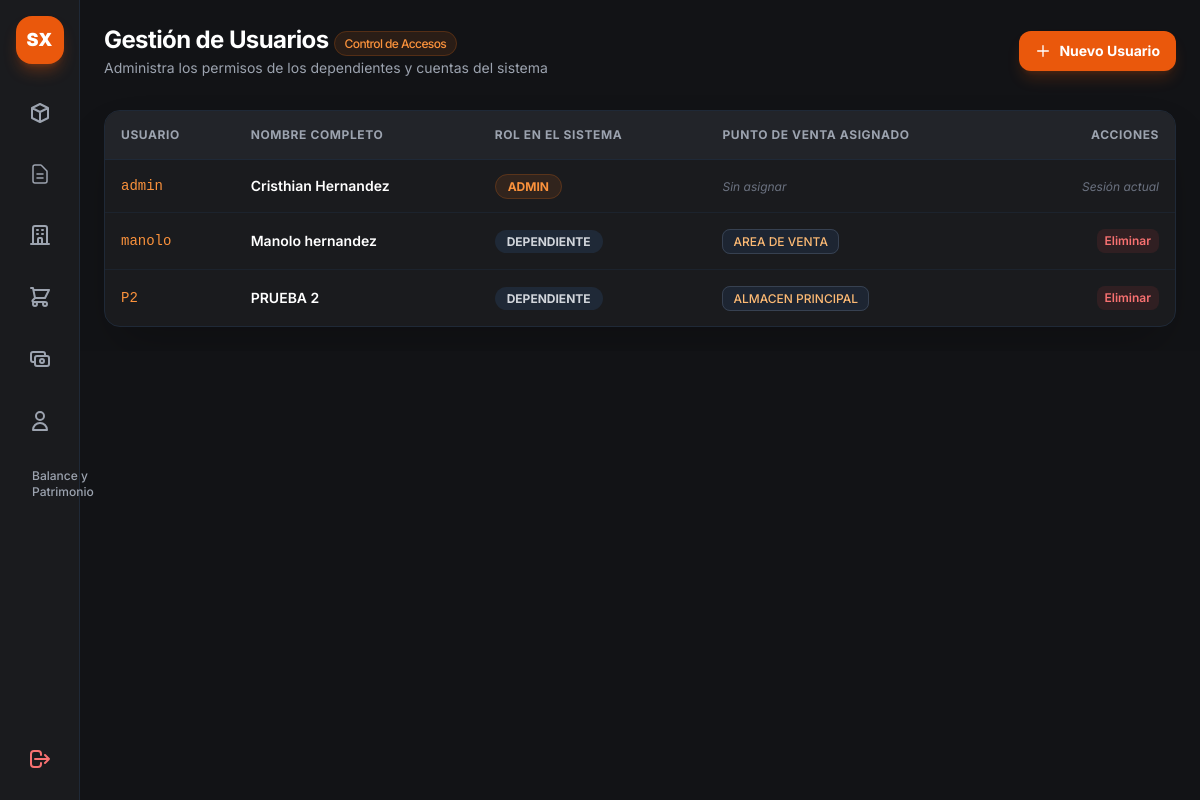
The page /admin/usuarios (signed in) on the database as committed earlier.
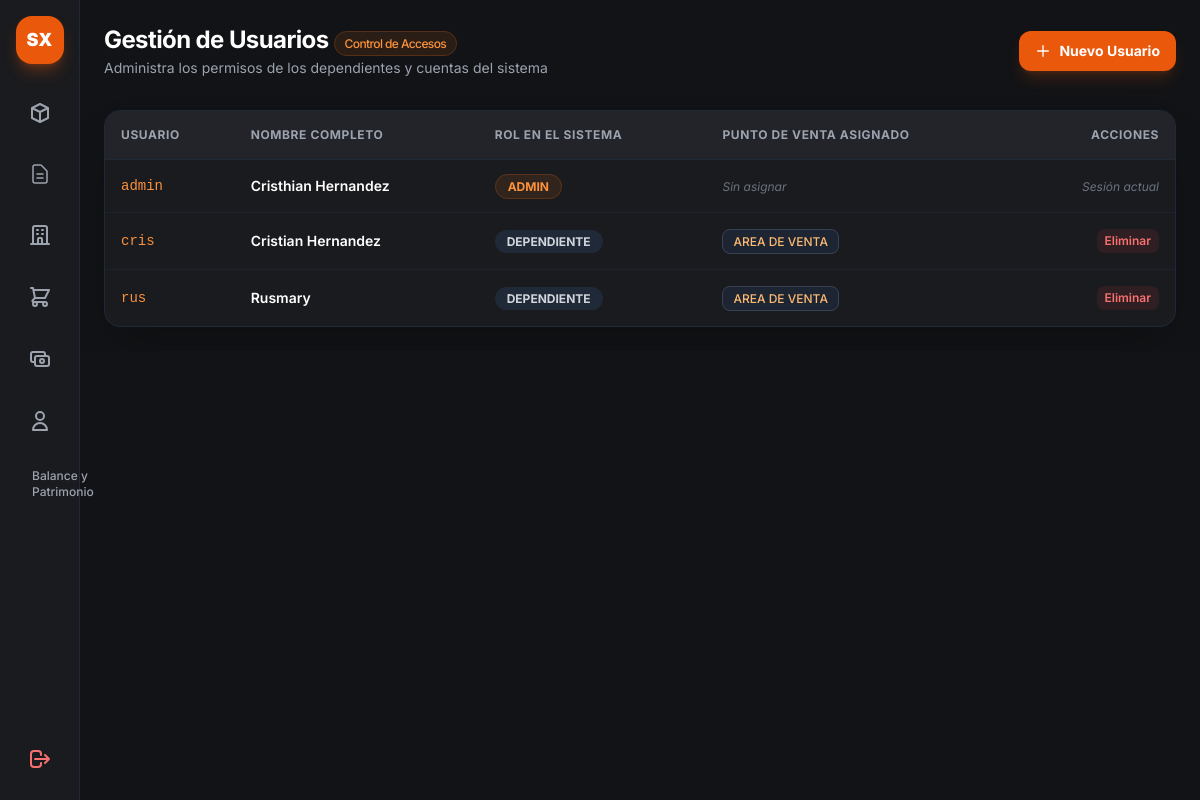
The same page on the database as committed later.
### app.py (models this page shows)
class Usuario(db.Model):
    __tablename__ = 'usuarios'  # <-- ¡Aquí está la clave, en plural!
    id = db.Column(db.Integer, primary_key=True)
    username = db.Column(db.String(50), unique=True, nullable=False)
    password = db.Column(db.String(200), nullable=False)
    nombre = db.Column(db.String(100), nullable=False)
    rol = db.Column(db.String(50), nullable=False)  # <-- ¡Aquí está tu columna 'rol'!
    almacen_id = db.Column(db.Integer, db.ForeignKey('almacenes.id'), nullable=True)
    almacen = db.relationship('Almacen', backref='usuarios')

class Almacen(db.Model):
    __tablename__ = 'almacenes'
    id = db.Column(db.Integer, primary_key=True)
    nombre = db.Column(db.String(100), nullable=False, unique=True)
    ubicacion = db.Column(db.String(150), nullable=True)
    es_area_venta = db.Column(db.Boolean, default=False)
    stocks = db.relationship('StockAlmacen', backref='almacen', cascade="all, delete-orphan", lazy=True)

### app.py (the view)
@app.route('/admin/usuarios')
def vista_usuarios():
    if 'user' not in session or session.get('rol') != 'admin':
        return redirect(url_for('login'))
    usuarios = Usuario.query.all()
    almacenes = Almacen.query.all()
    return render_template('admin_usuarios.html', usuarios=usuarios, almacenes=almacenes)

### app.py (called while the page is built)
@app.context_processor
def inject_today():
    return {'hoy': date.today()}

### templates/admin_usuarios.html (shortened to what this page needs)
{% extends "base.html" %}
{% block content %}
<header class="p-6 pb-2 flex justify-between items-center">
    <div>
        <h1 class="text-2xl font-bold text-white tracking-tight">Gestión de Usuarios <span
                class="text-xs font-medium px-2.5 py-1 rounded-full bg-orange-500/10 text-orange-400 border border-orange-500/20">Control
                de Accesos</span></h1>
        <p class="text-sm text-gray-400 mt-0.5">Administra los permisos de los dependientes y cuentas del sistema</p>
    </div>
    <button onclick="abrirModalUsuario()"
        class="px-4 py-2.5 bg-orange-600 hover:bg-orange-500 text-white font-bold rounded-xl transition flex items-center gap-2 text-sm shadow-lg shadow-orange-600/20 active:scale-95">
        <svg class="w-4 h-4" fill="none" stroke="currentColor" viewBox="0 0 24 24">
            <path stroke-linecap="round" stroke-linejoin="round" stroke-width="2" d="M12 4v16m8-8H4" />
        </svg>
        <span>Nuevo Usuario</span>
    </button>
</header>
<section class="p-6 flex-1 overflow-y-auto">
    <div class="bg-[#1a1b1e] border border-gray-800 rounded-2xl overflow-hidden shadow-2xl">
        <table class="w-full text-left border-collapse">
            <thead>
                <tr class="border-b border-gray-800 text-xs font-semibold text-gray-400 uppercase tracking-wider bg-[#222429]">
                    <th class="p-4">Usuario</th>
                    <th class="p-4">Nombre Completo</th>
                    <th class="p-4">Rol en el Sistema</th>
                    <th class="p-4">Punto de Venta Asignado</th>
                    <th class="p-4 text-right">Acciones</th>
                </tr>
            </thead>
            <tbody class="divide-y divide-gray-800/60 text-sm">
                {% for u in usuarios %}
                <tr class="hover:bg-gray-800/30 transition-colors">
                    <td class="p-4 font-mono text-orange-400 font-medium">{{ u.username }}</td>
                    <td class="p-4 text-white font-semibold">{{ u.nombre }}</td>
                    <td class="p-4">
                        <span class="px-3 py-1 rounded-full text-xs font-bold {% if u.rol == 'admin' %}bg-orange-500/10 text-orange-400 border border-orange-500/20{% else %}bg-gray-800 text-gray-300{% endif %}">
                            {{ u.rol|upper }}
                        </span>
                    </td>
                    <td class="p-4 text-gray-300">
                        {% if u.almacen %}
                        <span class="px-2.5 py-1 bg-gray-800/80 border border-gray-700 rounded-lg text-xs font-medium text-orange-300">
                            {{ u.almacen.nombre }}
                        </span>
                        {% else %}
                        <span class="text-xs text-gray-500 italic">Sin asignar</span>
                        {% endif %}
                    </td>
                    <td class="p-4 text-right">
                        {% if u.username != session.get('user') %}
                        <form action="{{ url_for('eliminar_usuario', id=u.id) }}" method="POST" class="inline"
                            onsubmit="return confirm('¿Seguro que deseas eliminar este usuario?');">
                            <button type="submit"
                                class="text-red-400 hover:text-red-300 text-xs font-semibold px-2 py-1 bg-red-500/10 rounded-lg hover:bg-red-500/20 transition">Eliminar</button>
                        </form>
                        {% else %}
                        <span class="text-xs text-gray-500 italic">Sesión actual</span>
                        {% endif %}
                    </td>
                </tr>
                {% endfor %}
            </tbody>
        </table>
    </div>
</section>
{% endblock %}

Rows that differ between the two databases and show on the page:
removed Usuario: username "manolo", nombre "Manolo hernandez", rol "DEPENDIENTE", almacen.nombre "AREA DE VENTA"
removed Usuario: username "P2", nombre "PRUEBA 2", rol "DEPENDIENTE", almacen.nombre "ALMACEN PRINCIPAL"
added Usuario: username "cris", nombre "Cristian Hernandez", rol "DEPENDIENTE", almacen.nombre "AREA DE VENTA"
added Usuario: username "rus", nombre "Rusmary", rol "DEPENDIENTE", almacen.nombre "AREA DE VENTA"
